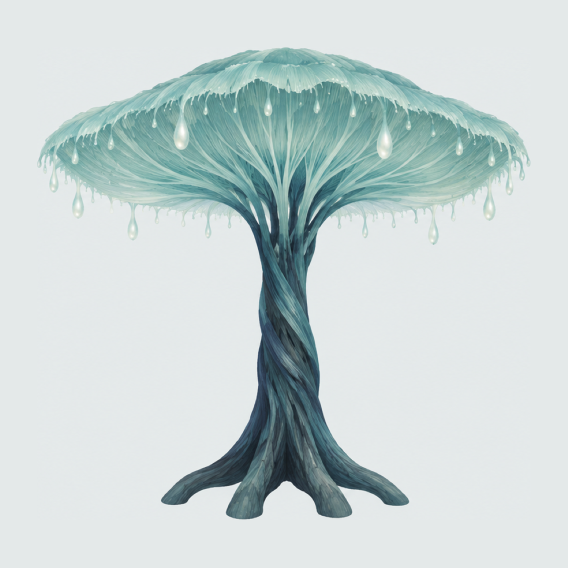
#> input picture 06_Prototypes/Ant_Garden_Web_Demo/concept/front/fan_tree.png, 1135 x 1135 px, found by its file name (shown at 1/2 size)
$ python image_to_splat.py concept/fan_tree.png assets/splats/fan_tree.ply --height 12
#> lines starting #> are read from the running program, lines starting #| are printed output that depends on the picture; after the words box and inside, x2 and y2 are one past the last pixel; in counts of white or black regions, pixels touching at a corner belong together
#!/usr/bin/env python3
"""Turn a single-object concept image into a 3D Gaussian splat (.ply).

The object is cut out of its plain light background, the silhouette is
inflated into a rounded relief (a front shell and a darker back shell), and
every pixel becomes a small oriented Gaussian carrying that pixel's colour.
Front views work best, which is how canyon props are seen from the path.
Needs only numpy and Pillow; nothing is uploaded anywhere.

Usage:
  python3 tools/image_to_splat.py concept/fan_tree.png assets/splats/fan_tree.ply --height 12
Options:
  --height H        object height in world units (1 unit ≈ one ant body length)
  --max-side N      processing resolution (longest side, px); more = finer & heavier
  --thickness T     inflation strength (0.5 thin relief … 2 round)
  --tol T           background colour tolerance (0..1)
  --crop-edges      object continues past the image's top/bottom edge (trunk sections)
"""
import argparse
import json
import math
from pathlib import Path

import numpy as np
from PIL import Image, ImageDraw, ImageFilter

SH_C0 = 0.28209479177387814


def load(path, max_side):
    im = Image.open(path).convert('RGBA')
    s = min(1.0, max_side / max(im.size))
    if s < 1:
        im = im.resize((round(im.width * s), round(im.height * s)), Image.LANCZOS)
    return np.asarray(im).astype(np.float32) / 255.0


def foreground(rgba, tol, crop_edges):
    """Background = border-connected pixels close to the border's median colour."""
    rgb = rgba[..., :3]
    h, w = rgb.shape[:2]
    border = np.concatenate([rgb[0], rgb[-1], rgb[:, 0], rgb[:, -1]])
    if crop_edges:  # only the left/right edges are guaranteed background
        border = np.concatenate([rgb[:, 0], rgb[:, -1]])
    bg = np.median(border, axis=0)
    diff = np.sqrt(((rgb - bg) ** 2).sum(-1))
    cand = (diff < tol) | (rgba[..., 3] < 0.1)
    img = Image.fromarray((cand * 255).astype(np.uint8), 'L').copy()  # copy: floodfill needs its own buffer
    seeds = [(x, 0) for x in range(0, w, 6)] + [(x, h - 1) for x in range(0, w, 6)]
    seeds += [(0, y) for y in range(0, h, 6)] + [(w - 1, y) for y in range(0, h, 6)]
    if crop_edges:
        seeds = [(0, y) for y in range(0, h, 6)] + [(w - 1, y) for y in range(0, h, 6)]
    for xy in seeds:
        if img.getpixel(xy) == 255:
            ImageDraw.floodfill(img, xy, 128)
    fg = np.asarray(img) != 128
    # drop isolated specks, keep thin filaments: open with a 3x3 window
    m = Image.fromarray((fg * 255).astype(np.uint8), 'L').filter(ImageFilter.MinFilter(3)).filter(ImageFilter.MaxFilter(3))
    fg = (np.asarray(m) > 0) | (fg & (diff > tol * 2.5))
    # soft alpha: pixels barely different from the background (hairs, glow edges) stay translucent
    alpha = np.clip((diff - tol * 0.6) / (tol * 1.8), 0.0, 1.0) * rgba[..., 3]
    alpha = np.where(fg, np.maximum(alpha, 0.0), 0.0)
    return fg, alpha, bg


def inside_distance(mask, crop_edges, max_iter=600):
    """Octagonal distance to the silhouette edge (alternating 4/8-neighbour erosion)."""
    d = np.zeros(mask.shape, np.float32)
    cur = mask.copy()
    for it in range(max_iter):
        if not cur.any():
            break
        d[cur] += 1.0
        e = cur.copy()
        e[1:, :] &= cur[:-1, :]
        e[:-1, :] &= cur[1:, :]
        e[:, 1:] &= cur[:, :-1]
        e[:, :-1] &= cur[:, 1:]
        if it % 2:
            e[1:, 1:] &= cur[:-1, :-1]
            e[1:, :-1] &= cur[:-1, 1:]
            e[:-1, 1:] &= cur[1:, :-1]
            e[:-1, :-1] &= cur[1:, 1:]
        e[:, 0] = False
        e[:, -1] = False
        if not crop_edges:
            e[0, :] = False
            e[-1, :] = False
        cur = e
    return d


def dilate(mask, steps):
    """Octagonal dilation by `steps` pixels (alternating 4/8-neighbour)."""
    m = mask.copy()
    for i in range(steps):
        g = m.copy()
        g[1:, :] |= m[:-1, :]
        g[:-1, :] |= m[1:, :]
        g[:, 1:] |= m[:, :-1]
        g[:, :-1] |= m[:, 1:]
        if i % 2:
            g[1:, 1:] |= m[:-1, :-1]
            g[1:, :-1] |= m[:-1, 1:]
            g[:-1, 1:] |= m[1:, :-1]
            g[:-1, :-1] |= m[1:, 1:]
        m = g
    return m


def medial_radius(d, fg):
    """Radius of the largest inscribed disc covering each pixel (≈ local half-thickness)."""
    r = d.copy()
    t = 1.0
    while t <= d.max():
        ti = int(round(t))
        grown = dilate(d >= ti, ti) & fg
        r[grown] = np.maximum(r[grown], ti)
        t *= 1.3
    return r


def label_components(mask, min_px):
    """Connected components via Pillow flood fill (no scipy). Returns label map, labels."""
    img = Image.fromarray(np.where(mask, 255, 0).astype(np.uint8), 'L').copy()
    labels = []
    nxt = 1
    while nxt < 250:
        arr = np.asarray(img)
        ys, xs = np.nonzero(arr == 255)
        if not len(ys):
            break
        ImageDraw.floodfill(img, (int(xs[0]), int(ys[0])), nxt)
        if (np.asarray(img) == nxt).sum() >= min_px:
            labels.append(nxt)
        nxt += 1
    return np.asarray(img).copy(), labels

def box_blur(a, r):
    if r < 1:
        return a
    k = 2 * r + 1
    p = np.pad(a, r, mode='edge')
    c = np.cumsum(np.cumsum(p, 0), 1)
    c = np.pad(c, ((1, 0), (1, 0)))
    return (c[k:, k:] - c[:-k, k:] - c[k:, :-k] + c[:-k, :-k]) / (k * k)


def quat_from_z(n):
    """Quaternions (w, x, y, z) rotating +Z onto unit normals n (n.z >= 0 assumed)."""
    w = 1.0 + n[:, 2]
    q = np.stack([w, -n[:, 1], n[:, 0], np.zeros_like(w)], 1)
    return q / np.linalg.norm(q, axis=1, keepdims=True)


def write_ply(path, xyz, normal, rgb, alpha, scale, quat):
    n = len(xyz)
    fields = ['x', 'y', 'z', 'nx', 'ny', 'nz', 'f_dc_0', 'f_dc_1', 'f_dc_2', 'opacity',
              'scale_0', 'scale_1', 'scale_2', 'rot_0', 'rot_1', 'rot_2', 'rot_3']
    data = np.zeros((n, len(fields)), np.float32)
    data[:, 0:3] = xyz
    data[:, 3:6] = normal
    data[:, 6:9] = (rgb - 0.5) / SH_C0
    a = np.clip(alpha, 0.004, 0.996)
    data[:, 9] = np.log(a / (1 - a))
    data[:, 10:13] = np.log(scale)
    data[:, 13:17] = quat
    header = 'ply\nformat binary_little_endian 1.0\nelement vertex %d\n' % n
    header += ''.join('property float %s\n' % f for f in fields) + 'end_header\n'
    with open(path, 'wb') as fh:
        fh.write(header.encode('ascii'))
        fh.write(data.astype('<f4').tobytes())


def convert(src, dst, height, max_side, thickness, tol, crop_edges, back_shade=0.5,
            mode='round', spread=0.18, base_frac=0.2, flatten=1.0):
    rgba = load(src, max_side)
    fg, alpha, bg = foreground(rgba, tol, crop_edges)
#> in foreground, `bg = np.median(border, axis=0)`: bg = [0.894, 0.914, 0.914]
#> in foreground, `cand = (diff < tol) | (rgba[..., 3] < 0.1)`:
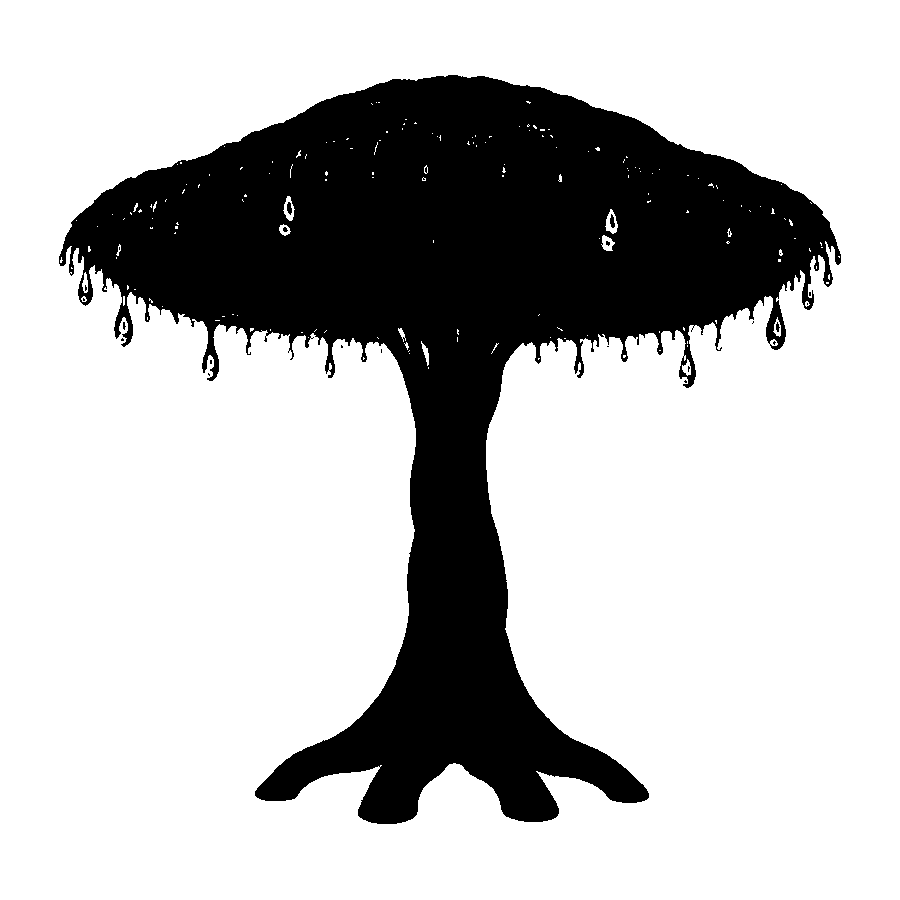
#> cand: shape (900, 900) bool; 74.1% white; 23 black regions (19 under 20 px), largest, box (x1, y1, x2, y2) and area: (59, 75, 841, 824) 209529, (287, 202, 292, 215) 47, (610, 214, 615, 228) 47, (776, 322, 780, 332) 25
#> after the loop in foreground, `for xy in seeds:`:
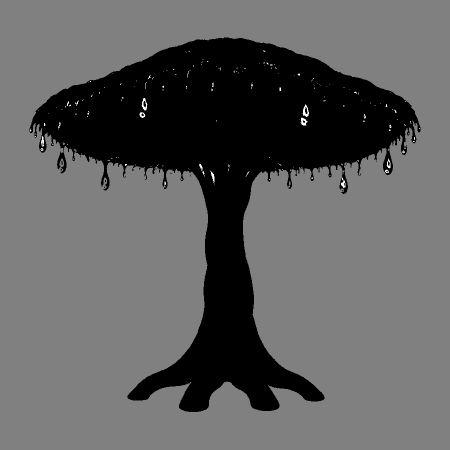
#> img: PIL image 900x900 L (shown at 1/2 size); min 0, max 255, mean 95.1
#> bg = [0.894, 0.914, 0.914]
    ys, xs = np.nonzero(fg)
    if len(xs) < 50:
        raise SystemExit(f'{src}: no object found against the background')
    h_px = ys.max() - ys.min() + 1
#> h_px = 749
    ps = height / h_px  # world units per pixel
#> ps = 0.016
    base_v = ys.max()
#> base_v = 823
    cx = (xs.min() + xs.max()) / 2
#> cx = 449.5

    d = inside_distance(fg, crop_edges)
    lum = rgba[..., :3] @ np.array([0.299, 0.587, 0.114], np.float32)
    offset = np.zeros_like(d)
    if mode == 'round':
        # Volumetric: every part swells to a round cross-section (stems → tubes,
        # bulbs → spheres, trunks → cylinders, mounds → domes).
        r = medial_radius(d, fg)
#> the loop in medial_radius, `while t <= d.max():` made 19 passes
#> (ti, t) on passes 1 to 8: (1, 1.3), (1, 1.69), (2, 2.2), (2, 2.86), (3, 3.71), (4, 4.83), (5, 6.27), (6, 8.16)
#> after the loop in medial_radius, `while t <= d.max():`:
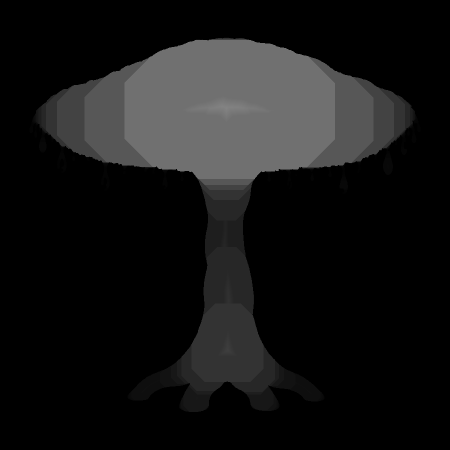
#> r: shape (900, 900) float32 (shown at 1/2 size); min 0, max 131, mean 21.1
#> after the loop in medial_radius, `while t <= d.max():`: t = 146.2
        z = np.sqrt(np.maximum(0.0, r * r - (r - d) ** 2)) * thickness
        z = np.minimum(z, r * flatten)
        # Clusters: separate parts above the base step forward/back so the group is 3D.
        base_rows = int((ys.max() - ys.min()) * base_frac)
#> base_rows = 149
        upper = fg.copy()
        upper[ys.max() - base_rows:, :] = False
#> upper: shape (900, 900) bool; 22.4% white; 7 white regions (2 under 20 px), largest, box (x1, y1, x2, y2) and area: (59, 75, 841, 674) 180835, (621, 346, 628, 362) 75, (69, 260, 74, 275) 61, (578, 364, 584, 378) 45, (246, 342, 251, 348) 24
        lab, labels = label_components(upper, max(60, int(0.002 * fg.sum())))
#> after the loop in label_components, `while nxt < 250:`:
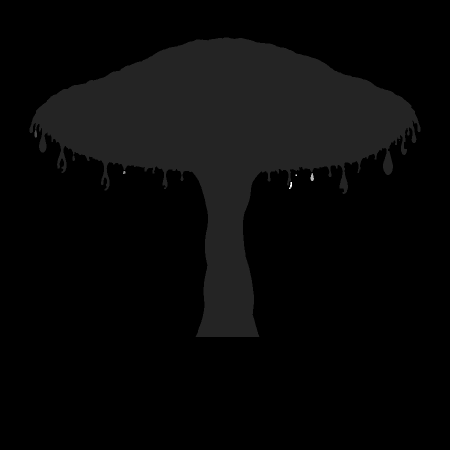
#> img: PIL image 900x900 L (shown at 1/2 size); min 0, max 7, mean 0.224; drawn with min black and max white
#> after the loop in label_components, `while nxt < 250:`: labels = [1]; nxt = 8
#> labels = [1]
        if len(labels) >= 2:
            rng = np.random.default_rng(7)
            width_px = xs.max() - xs.min() + 1
            ramp_rows = max(1, int((ys.max() - ys.min()) * 0.12))
            rows = np.arange(fg.shape[0])[:, None]
            ramp = np.clip((ys.max() - base_rows - rows) / ramp_rows, 0, 1)
            for i, lb in enumerate(labels):
                off = (rng.uniform(-1, 1) if i else 0.0) * spread * width_px
                offset = np.where(lab == lb, off * ramp, offset)
    else:
        z = thickness * 1.9 * np.power(d, 0.65)  # single-image relief
    z = z + 2.0 * (lum - box_blur(lum, 4)) * np.minimum(d, 4.0)  # painted texture relief
    z = box_blur(z, 1)
    gz_v, gz_u = np.gradient(z)
    sel = fg & (alpha > 0.04)
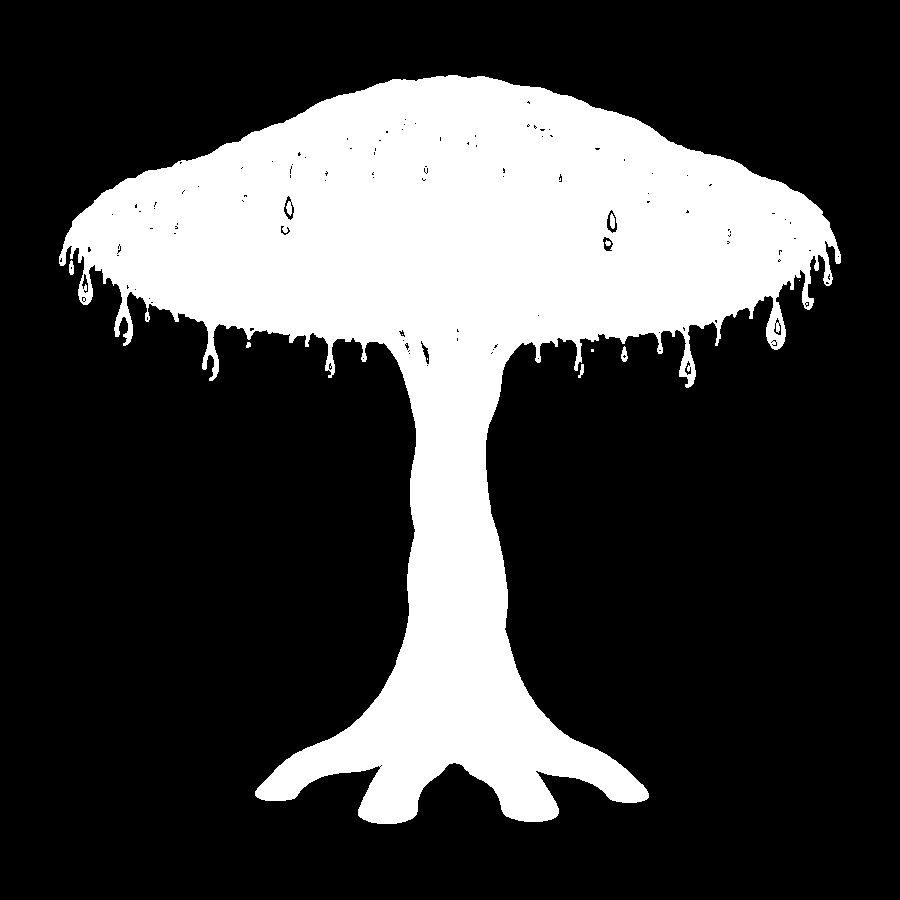
#> sel: shape (900, 900) bool; 25.9% white; 11 white regions (4 under 20 px), largest, box (x1, y1, x2, y2) and area: (59, 75, 841, 824) 209767, (621, 346, 628, 362) 70, (610, 213, 615, 229) 64
    v, u = np.nonzero(sel)
    zf = z[sel]
    zo = offset[sel]
    nrm = np.stack([-gz_u[sel], gz_v[sel], np.ones_like(zf)], 1)
    nrm /= np.linalg.norm(nrm, axis=1, keepdims=True)
    col = rgba[..., :3][sel]
    a = alpha[sel]

    front = np.stack([(u - cx) * ps, (base_v - v) * ps, (zo + zf) * ps], 1)
    back_z = (zo - zf * (1.0 if mode == 'round' else 0.75)) * ps
    # thin, translucent edge pixels (hairs, glow) get only a front splat
    solid = a > 0.6
    back = np.stack([(u[solid] - cx) * ps, (base_v - v[solid]) * ps, back_z[solid]], 1)
    nb = nrm[solid] * np.array([-1, -1, 1], np.float32)  # same disk orientation, mirrored shell
    shade = back_shade * (0.6 + 0.4 * col[solid].mean(1, keepdims=True))

    xyz = np.concatenate([front, back])
    normal = np.concatenate([nrm, nb])
    rgb = np.concatenate([col, col[solid] * shade])
    al = np.concatenate([a, a[solid]])
    sig_t = 0.62 * ps
#> sig_t = 0.00993
    sig_n = 0.14 * ps
#> sig_n = 0.00224
    scale = np.tile(np.array([sig_t, sig_t, sig_n], np.float32), (len(xyz), 1))
    quat = quat_from_z(normal)
    write_ply(dst, xyz, normal, rgb, al, scale, quat)
#> in write_ply, `n = len(xyz)`: n = 413958

    # footprint radius near the base, for collision
    base_rows = ys > ys.max() - max(3, int(0.15 * h_px))
    foot = (xs[base_rows].max() - xs[base_rows].min()) / 2 * ps if base_rows.any() else 0.3
#> foot = 3.15
    # Collision footprint at ant height: a row of circles along the object's width,
    # each as thick as the inflated relief is deep at that spot.
    band_px = int(min(h_px, 1.3 / ps))
#> band_px = 81
    band = fg[max(0, base_v - band_px):base_v + 1]
#> band: shape (82, 900) bool; 24.3% white; 1 white region, box (x1, y1, x2, y2) and area: (255, 0, 649, 82) 17939
    zband = z[max(0, base_v - band_px):base_v + 1]
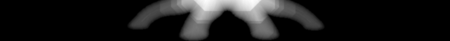
#> zband: shape (82, 900) float32 (shown at 1/2 size); min -0.0556, max 50.11, mean 5.2; drawn with min black and max white
    cols = np.nonzero(band.any(0))[0]
#> cols = 394 values from 255 to 648
    footprint = []
    if len(cols):
        step_px = max(1, int(0.45 / ps))
#> step_px = 28
        for c0 in range(cols.min(), cols.max() + 1, step_px):
            c1 = min(cols.max() + 1, c0 + step_px)
            occ = band[:, c0:c1]
            if not occ.any():
                continue
            depth = float(zband[:, c0:c1][occ].max()) * ps * (2.0 if mode == 'round' else 1.75)
            footprint.append([round(float(((c0 + c1) / 2 - cx) * ps), 3), round(max(0.3, depth / 2), 3)])
#> this loop made 15 passes
#> (c1, depth) on passes 1 to 8: (283, 0.47), (311, 0.493), (339, 0.582), (367, 1.13), (395, 1.43), (423, 1.6), (451, 1.52), (479, 1.44)
#> pass 3, in convert, `occ = band[:, c0:c1]`:
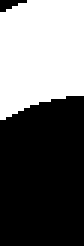
#> occ: shape (82, 28) bool (shown 3 times larger); 41.7% white; 1 white region, box (x1, y1, x2, y2) and area: (0, 0, 28, 40) 957
#> after the loop, footprint = [[-2.89, 0.3], [-2.44, 0.3], [-2, 0.3], [-1.55, 0.563], [-1.1, 0.715], [-0.649, 0.798], [-0.2, 0.758], [0.248, 0.718], [0.697, 0.803], [1.15, 0.79], [1.59, 0.589], [2.04, 0.363], [2.49, 0.3], [2.94, 0.3], [3.18, 0.3]]
    meta = {
        'source': str(src),
        'splats': int(len(xyz)),
        'height': float(height),
        'width': float((xs.max() - xs.min() + 1) * ps),
        'depth': float((zf.max() * 2 + np.ptp(zo)) * ps),
        'mode': mode,
        'footRadius': float(foot),
        'footprint': footprint,
        'processing': {'maxSide': max_side, 'thickness': thickness, 'tol': tol, 'cropEdges': crop_edges,
                       'background': [round(float(c), 3) for c in bg]},
    }
    Path(dst).with_suffix('.json').write_text(json.dumps(meta, indent=2))
    return meta


if __name__ == '__main__':
    ap = argparse.ArgumentParser()
    ap.add_argument('src')
    ap.add_argument('dst')
    ap.add_argument('--height', type=float, required=True)
    ap.add_argument('--max-side', type=int, default=900)
    ap.add_argument('--thickness', type=float, default=1.0)
    ap.add_argument('--tol', type=float, default=0.09)
    ap.add_argument('--crop-edges', action='store_true')
    ap.add_argument('--mode', choices=['round', 'relief'], default='round')
    ap.add_argument('--spread', type=float, default=0.18, help='depth spread of separate parts (× width)')
    ap.add_argument('--flatten', type=float, default=1.0, help='cap thickness at this × local radius')
    args = ap.parse_args()
    m = convert(args.src, args.dst, args.height, args.max_side, args.thickness, args.tol, args.crop_edges,
                mode=args.mode, spread=args.spread, flatten=args.flatten)
#> m = 9 items
    print(json.dumps(m))
#> (printed output is left out)

$ run again, with 06_Prototypes/Ant_Garden_Web_Demo/concept/front/sponge_mound.png copied over 06_Prototypes/Ant_Garden_Web_Demo/concept/front/fan_tree.png
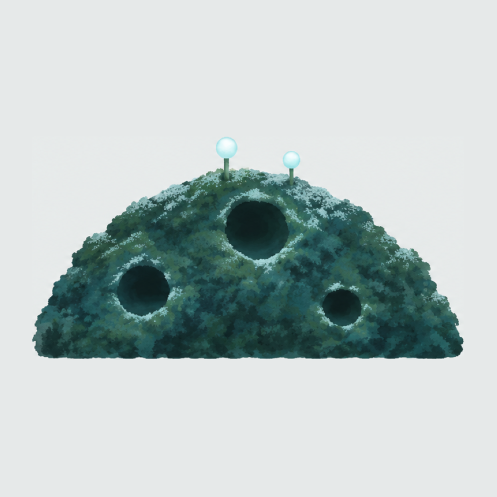
#> input picture 06_Prototypes/Ant_Garden_Web_Demo/concept/front/sponge_mound.png, 993 x 993 px, found by its file name (shown at 1/2 size)
#> in foreground, `bg = np.median(border, axis=0)`: bg = [0.902, 0.914, 0.914]
#> cand: shape (900, 900) bool; 75.1% white; 2 black regions (1 under 20 px), largest, box (x1, y1, x2, y2) and area: (58, 248, 841, 652) 201798
#> h_px = 404
#> ps = 0.0297
#> base_v = 651
#> cx = 449
#> the loop in medial_radius, `while t <= d.max():` made 20 passes
#> (ti, t) on passes 1 to 8: (1, 1.3), (1, 1.69), (2, 2.2), (2, 2.86), (3, 3.71), (4, 4.83), (5, 6.27), (6, 8.16)
#> after the loop in medial_radius, `while t <= d.max():`: t = 190
#> base_rows = 80
#> in convert, `upper[ys.max() - base_rows:, :] = False`:
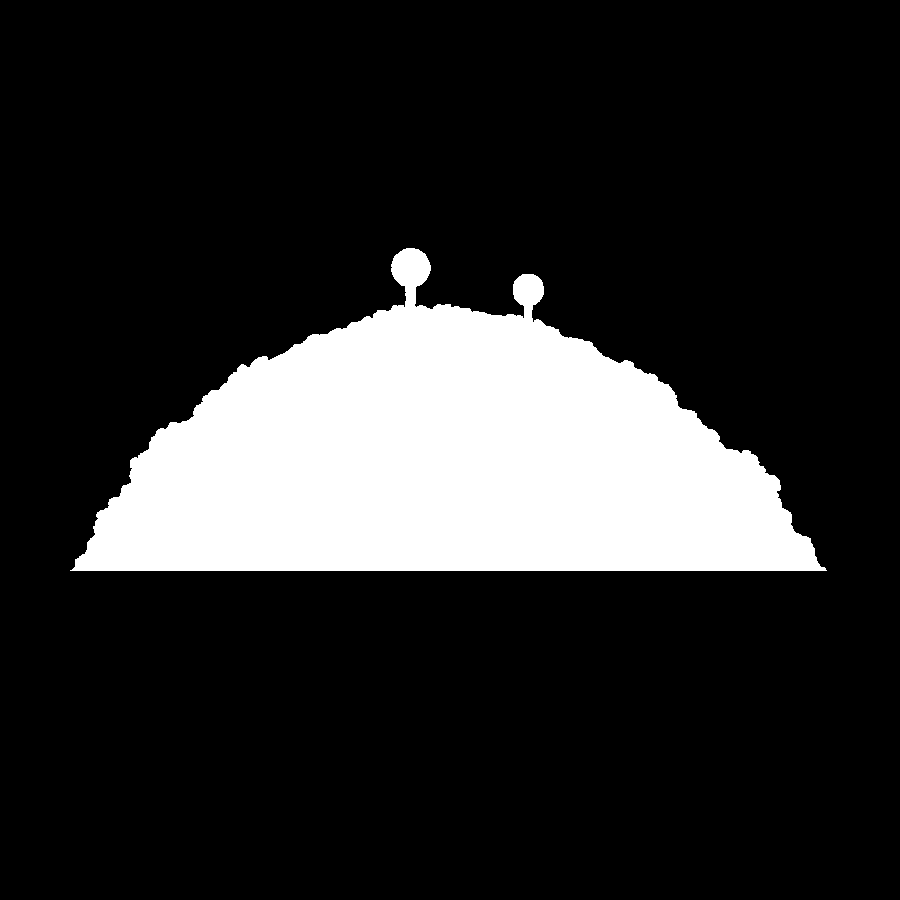
#> upper: shape (900, 900) bool; 17.4% white; 1 white region, box (x1, y1, x2, y2) and area: (70, 248, 827, 571) 141132
#> after the loop in label_components, `while nxt < 250:`: labels = [1]; nxt = 2
#> in convert, `lab, labels = label_components(upper, max(60, int(0.002 * fg.sum())))`: labels = [1]
#> p: shape (902, 902) float32
#> sel: shape (900, 900) bool; 24.9% white; 1 white region, box (x1, y1, x2, y2) and area: (58, 248, 841, 652) 202035
#> sig_t = 0.0184
#> sig_n = 0.00416
#> n = 402493
#> foot = 11.61
#> band_px = 43
#> band: shape (44, 900) bool; 82.3% white; 4 black regions, box (x1, y1, x2, y2) and area: (0, 0, 372, 44) 3405, (782, 0, 900, 44) 2892, (474, 41, 775, 44) 537, (376, 40, 471, 44) 191
#> in convert, `zband = z[max(0, base_v - band_px):base_v + 1]`:
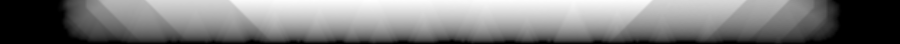
#> zband: shape (44, 900) float32; min -0.0556, max 102.6, mean 50.1; drawn with min black and max white
#> cols = 783 values from 58 to 840
#> step_px = 15
#> the loop in convert, `for c0 in range(cols.min(), cols.max() + 1, step_px):` made 53 passes
#> (c1, depth) on passes 1 to 8: (73, 1.82), (88, 2.99), (103, 4.19), (118, 4.39), (133, 4.4), (148, 5.09), (163, 5.15), (178, 5.16)
#> after the loop in convert, `for c0 in range(cols.min(), cols.max() + 1, step_px):`: footprint = 53 pairs, first value -11.39 to 11.6, second value 0.3 to 3.05
#> `m = convert(args.src, args.dst, args.height, args.max_side, args.thick..`: m = 9 items
#> (printed output is left out)
